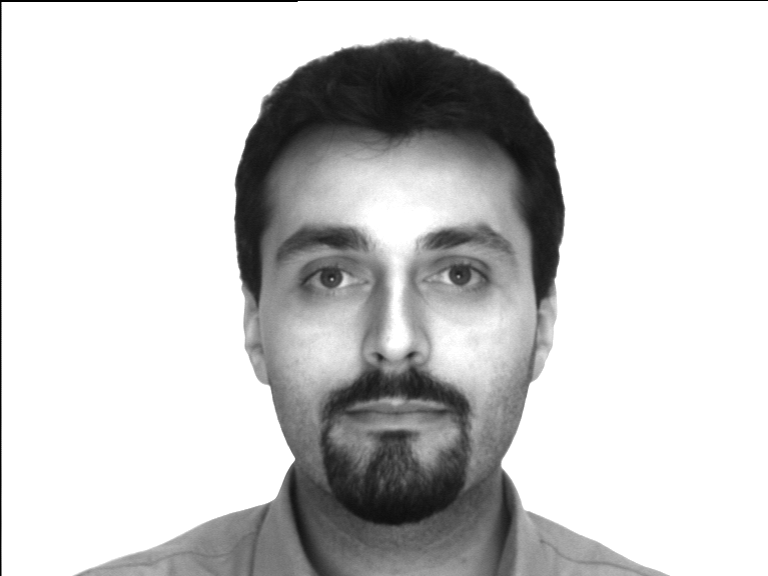
#> input picture support_programs/original_no_hist.png, 768 x 576 px
$ python histogram_equalizer.py
#> lines starting #> are read from the running program, lines starting #| are printed output that depends on the picture
import os
from PIL import Image
import operator
from functools import reduce

def equalize(h):

    lut = []

    for b in range(0, len(h), 256):

        # step size
        step = reduce(operator.add, h[b:b+256]) / 255

        # create equalization lookup table
        n = 0
        for i in range(256):
            lut.append(n / step)
            n = n + h[i+b]

    return lut

if __name__ == "__main__":

    im = Image.open("original_no_hist.png")
#> im is the input picture: PIL image 768x576 L; min 0, max 255, mean 204.9

    # calculate lookup table
    lut = equalize(im.histogram())
#> the loop in equalize, `for b in range(0, len(h), 256):` made 1 pass
#> step on pass 1: 1734.8
#> after the loop in equalize, `for b in range(0, len(h), 256):`: lut = 256 values from 0 to 91.57
#> lut = 256 values from 0 to 91.57

    # map image through lookup table
    im = im.point(lut)
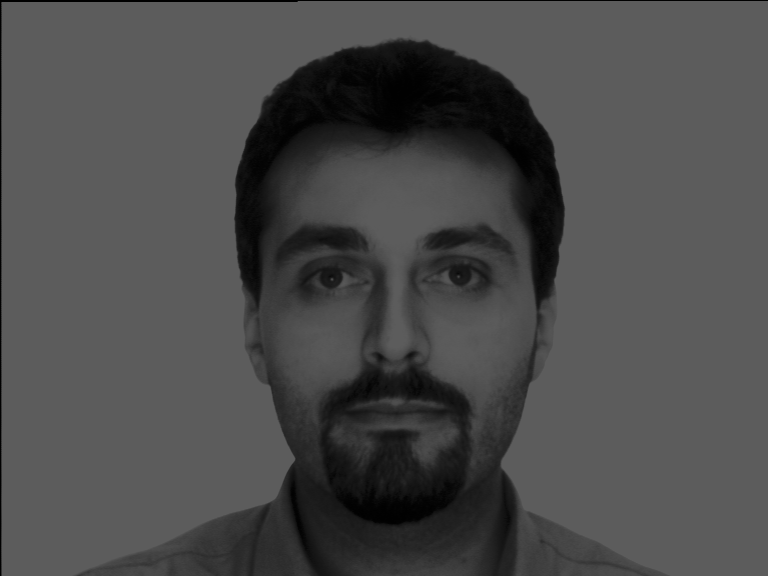
#> im: PIL image 768x576 L; min 0, max 92, mean 75.3

    im.save("modified_hist.png")
